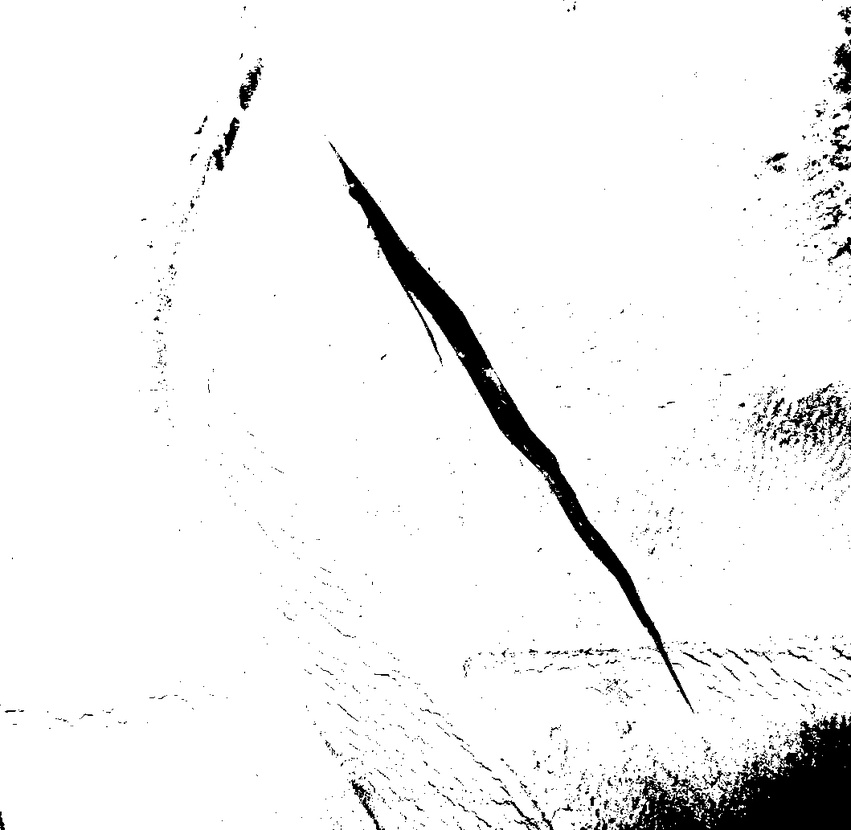
%> input picture Tire_tread_defect_detection1/code6/image1/2.jpg, 851 x 830 px, shrunk from 1059 x 1033 before the run, given in place of 2.png, which was not available
$ octave Untitled.m   (GNU Octave 9; MATLAB toolbox functions it lacks are replaced by stand-ins)
%> lines starting %> are read from the running program, lines starting %| are printed output that depends on the picture; in (x1, y1, x2, y2) boxes, pixels count from 0 and x2, y2 are one past the last pixel; in counts of white or black regions, pixels touching at a corner belong together; the program's own positions count from 1; pictures that were not available may be replaced by others from this repository, and a replacement may not be noted
% 胎面提取
% clear all;
close all;
clc;
% 原图
rgb =imread('D:\Tire_Test\image6\2.png');
%> rgb is the input picture: size 830x851x3 uint8; min 0, max 255, mean 242
subplot(4,5,1);imshow(rgb),title('rgb');
% 灰度图
gray =rgb2gray(rgb);
subplot(4,5,2);imshow(gray),title('gray');
% 直方图
subplot(4,5,3);imhist(gray);title('原图的直方图');
% 调节灰度图像
J=imadjust(gray,[0.15 0.9],[0 1]);
subplot(4,5,4);imshow(J);title('新直方图得到的新图像');
subplot(4,5,5);imhist(J);title('利用imadjust调节后的新直方图');
% 直方图均衡化
K=histeq(gray);
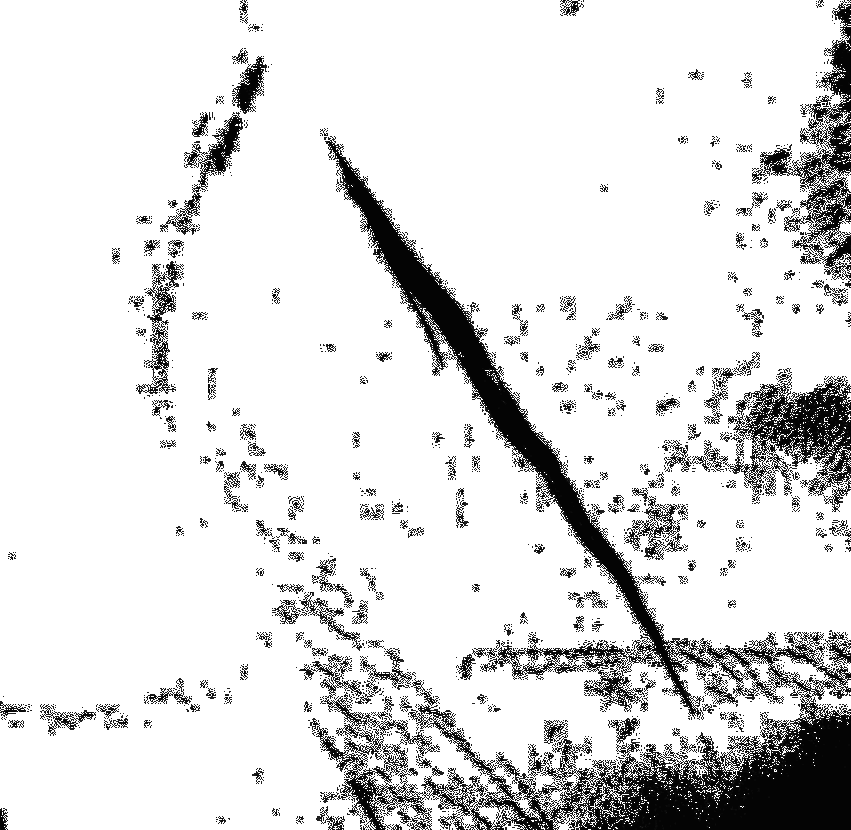
%> K: size 830x851 uint8; min 4, max 255, mean 221.8
subplot(4,5,6);imshow(K);title('由均衡化后的直方图得到的均衡后的图像');
subplot(4,5,7);imhist(K);title('均衡化后的直方图');
% 边缘检测1
I=gray;
BW1=edge(I,'Roberts',0.16,'both');
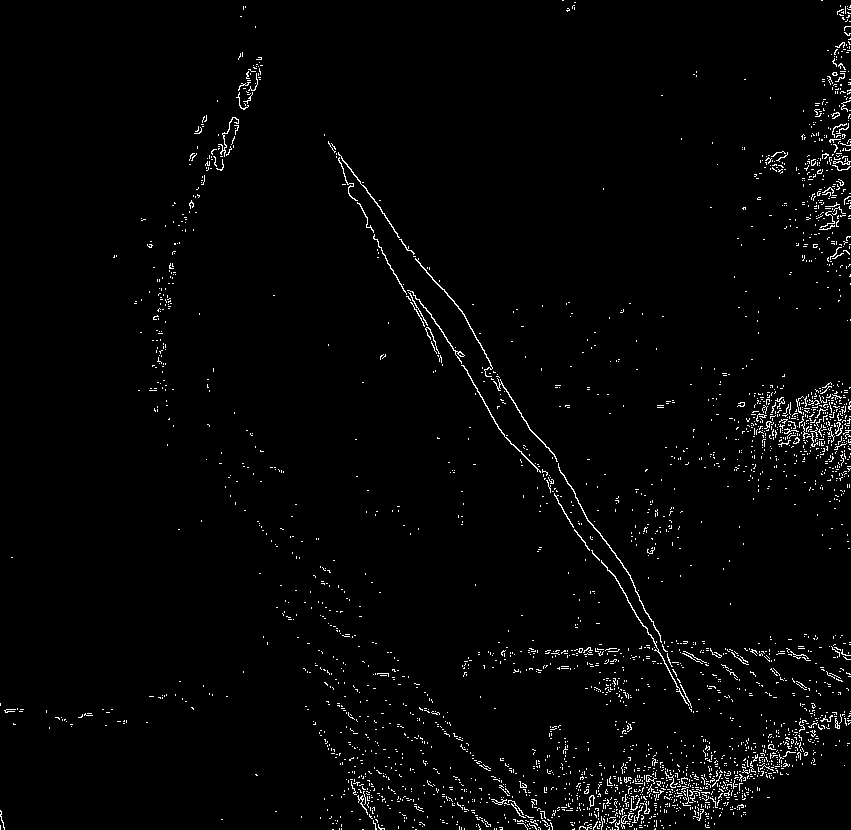
%> BW1: size 830x851 logical; 2% white in thin lines or dots
BW2=edge(I,'Sobel',0.16,'both');
%> BW2: size 830x851 logical; 2.1% white in thin lines or dots
BW3=edge(I,'Prewitt',0.06,'both');
%> BW3: size 830x851 logical; 2.9% white in thin lines or dots
BW4=edge(I,'LOG',0.012,'both');
%> BW4: size 830x851 logical; 1.8% white in thin lines or dots
BW5=edge(I,'Canny','both');
%> BW5: size 830x851 logical; 2.1% white in thin lines or dots
% [5 lines of commented-out code are left out]
subplot(4,5,8);imshow(I);title('原图');
subplot(4,5,11);imshow(BW1);title('Robert算子边缘检测')
subplot(4,5,12);imshow(BW2);title('Sobel算子边缘检测')
subplot(4,5,13);imshow(BW3);title('Prewitt算子边缘检测');
subplot(4,5,14);imshow(BW4);title('LOG算子边缘检测');
subplot(4,5,15);imshow(BW5);title('Canny边缘检测');
% 边缘检测2
I=J;
BW1=edge(I,'Roberts');
%> BW1: size 830x851 logical; 2% white in thin lines or dots
BW2=edge(I,'Sobel');
%> BW2: size 830x851 logical; 2.2% white in thin lines or dots
BW3=edge(I,'Prewitt');
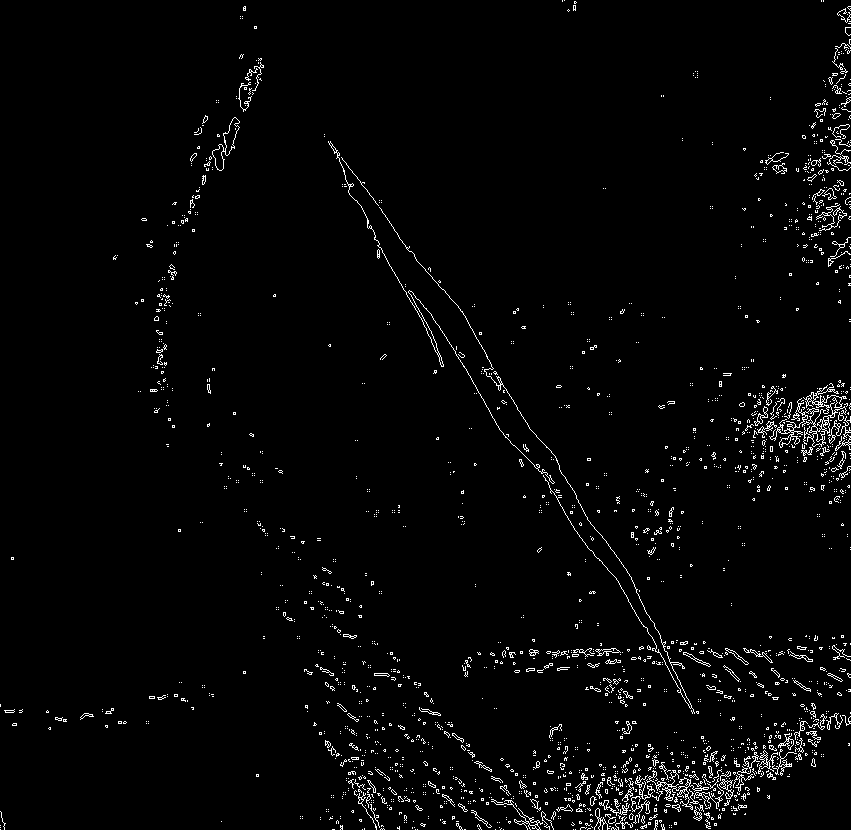
%> BW3: size 830x851 logical; 2.3% white in thin lines or dots
BW4=edge(I,'LOG');
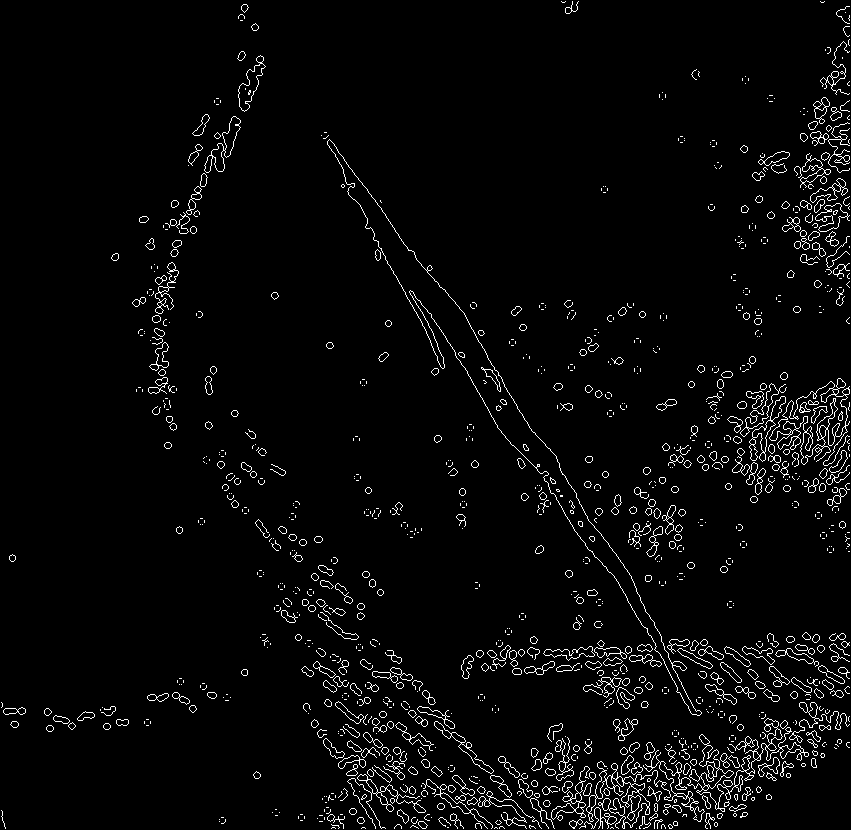
%> BW4: size 830x851 logical; 3.4% white in thin lines or dots
BW5=edge(I,'Canny');
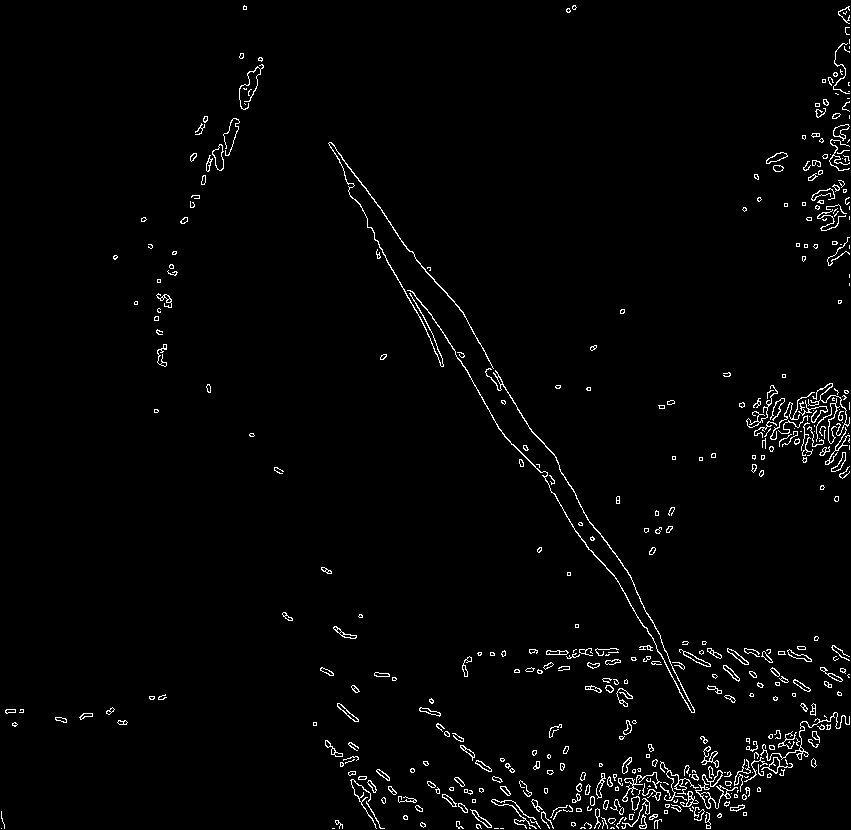
%> BW5: size 830x851 logical; 2% white in thin lines or dots
subplot(4,5,9);imshow(I);title('原图');
subplot(4,5,16);imshow(BW1);title('Robert算子边缘检测')
subplot(4,5,17);imshow(BW2);title('Sobel算子边缘检测')
subplot(4,5,18);imshow(BW3);title('Prewitt算子边缘检测');
subplot(4,5,19);imshow(BW4);title('LOG算子边缘检测');
subplot(4,5,20);imshow(BW5);title('Canny边缘检测');
%> after `title('Canny边缘检测')`:
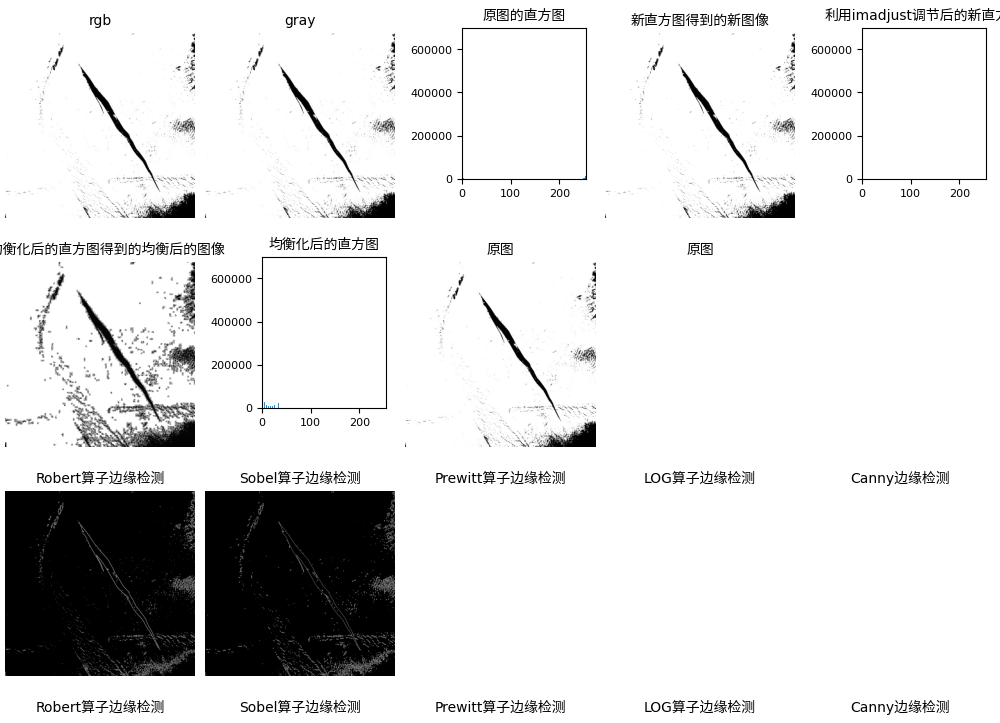
%> figure redrawn from the program's plot data, 19 panels
